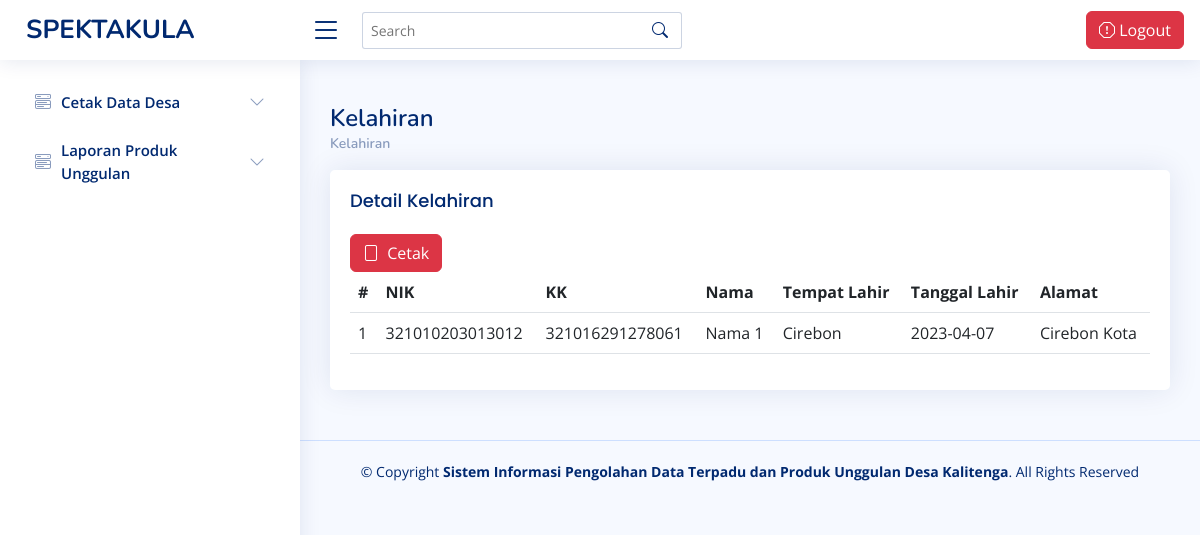
Page /index.php/kades_kelahiran on the committed database.
### tables this page shows
CREATE TABLE `tb_kelahiran` (
  `id` int(11) NOT NULL,
  `nik` varchar(100) NOT NULL,
  `kk` varchar(100) NOT NULL,
  `nama` varchar(100) NOT NULL,
  `tempat_lahir` varchar(100) DEFAULT NULL,
  `tanggal_lahir` date NOT NULL,
  `alamat` varchar(100) NOT NULL
);

### application/controllers/Kades_kelahiran.php (called while the page is built, shortened)
<?php
class Kades_kelahiran extends CI_Controller {
    public function __construct()
    {
        $this->load->model('Model_kelahiran');
        $this->load->model('M_global_model');
    }
    public function index()
    {
        $data['title']  = 'Kelahiran';
        $judul['Judul']  = 'Kelahiran';
        $queryAll = $this->Model_kelahiran->ambildata();
        $DATA = array('Kelahiran' => $queryAll);
        $tampilan = $judul + $DATA;
        $this->load->view('template/header',$data);
        $this->load->view('kades/sidebar_kades');
        $this->load->view('kades/kelahiran',$tampilan);
        $this->load->view('template/footer');
    }
}

### index.php (called while the page is built, shortened)
<?php
require_once BASEPATH.'core/CodeIgniter.php';

### application/models/Model_kelahiran.php (called while the page is built, shortened)
<?php
class Model_kelahiran extends CI_Model
{
    function ambildata()
      {
        $query = $this->db->get('tb_kelahiran');
        return $query->result();
      }
}

### application/views/kades/kelahiran.php (the view, shortened to what this page needs)
<main id="main" class="main">
<div class="pagetitle">
  <h1><?= $Judul;?></h1>
  <nav>
    <ol class="breadcrumb">
      <li class="breadcrumb-item"><a href="<?= site_url('Kelahiran');?>"><?= $Judul;?></a></li>
    </ol>
  </nav>
</div>
<section class="section">
      <div class="row">
        <div class="col-lg-12">
          <div class="card">
            <div class="card-body">
              <h5 class="card-title">Detail <?= $Judul;?></h5>
              <a href="<?= site_url('Kelahiran/print');?>" class="btn btn-danger"><i class="bi bi-file me-1"></i> Cetak</a>
              <table class="table datatable" id="dataTable">
                <thead>
                  <tr>
                    <th scope="col">#</th>
                    <th scope="col">NIK</th>
                    <th scope="col">KK</th>
                    <th scope="col">Nama</th>
                    <th scope="col">Tempat Lahir</th>
                    <th scope="col">Tanggal Lahir</th>
                    <th scope="col">Alamat</th>
                  </tr>
                </thead>
                <tbody>
                  <tr>
                  <?php
                            $no = 0;
                            foreach ($Kelahiran as $k) {
                            $no++
                            ?>
                    <td><?php echo $no; ?></td>
                    <td><?php echo $k->nik; ?></td>
                    <td><?php echo $k->kk; ?></td>
                    <td><?php echo $k->nama; ?></td>
                    <td><?php echo $k->tempat_lahir; ?></td>
                    <td><?php echo $k->tanggal_lahir; ?></td>
                    <td><?php echo $k->alamat; ?></td>
                  </tr>
                </tbody>
                <?php
}
?>
              </table>
            </div>
          </div>
        </div>
      </div>
    </section>
</main>

### admin/css/style.css (style rules this page uses)
:root { scroll-behavior: smooth; }
body { font-family: "Open Sans", sans-serif; background: #f6f9ff; color: #444444; }
a { color: #4154f1; text-decoration: none; }
h1, h2, h3, h4, h5, h6 { font-family: "Nunito", sans-serif; }
#main { margin-top: 60px; padding: 20px 30px; transition: all 0.3s; }
.pagetitle { margin-bottom: 10px; }
.pagetitle h1 { font-size: 24px; margin-bottom: 0; font-weight: 600; color: #012970; }
.card { margin-bottom: 30px; border: none; border-radius: 5px; box-shadow: 0px 0 30px rgba(1, 41, 112, 0.1); }
.card-title { padding: 20px 0 15px 0; font-size: 18px; font-weight: 500; color: #012970; font-family: "Poppins", sans-serif; }
.card-body { padding: 0 20px 20px 20px; }
.breadcrumb { font-size: 14px; font-family: "Nunito", sans-serif; color: #899bbd; font-weight: 600; }
.breadcrumb a { color: #899bbd; transition: 0.3s; }
.breadcrumb .breadcrumb-item::before { color: #899bbd; }
@media (min-width: 1200px) { #main, #footer { margin-left: 300px; } }

### rows in the picture
tb_kelahiran: nik "321010203013012", kk "321016291278061", nama "Nama 1", tempat_lahir "Cirebon", tanggal_lahir "2023-04-07", alamat "Cirebon Kota"

### other values in the picture
$Judul "Kelahiran"
